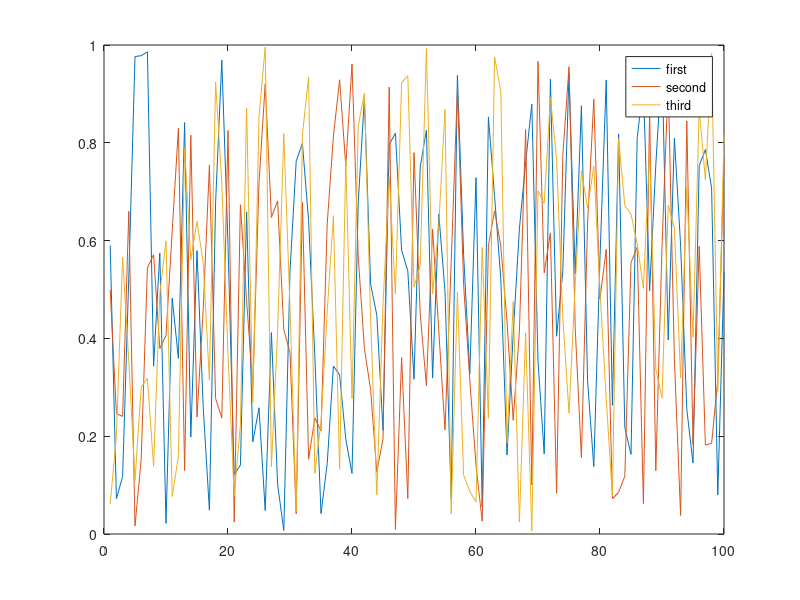

The MATLAB script that drew this image:
function result = test_legend_010
result = false;
a = figure;
plot(rand(100,3));
legend('first','second','third','location','northeast');
drawnow;
close(a);
result = true;
